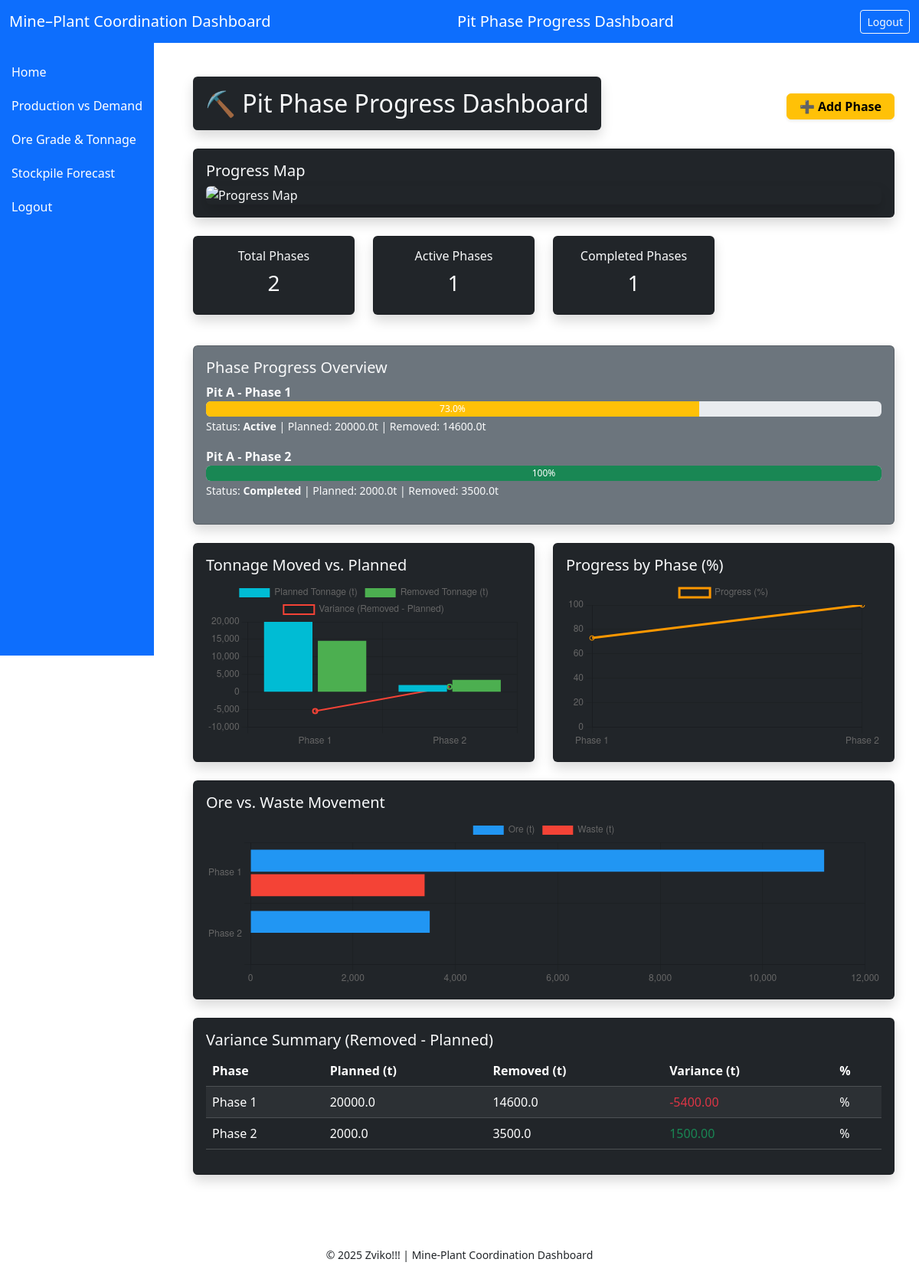
The app's page /dashboard/phase_progress/ with its own data.
### dashboard/models.py (models this page shows, shortened)
class PhaseSchedule(models.Model):
    mine_phase = models.OneToOneField('MinePhase', on_delete=models.CASCADE, related_name='schedule')
    planned_start = models.DateField(null=True, blank=True)
    planned_end = models.DateField(null=True, blank=True)
    planned_tonnage = models.FloatField(default=0)
    removed_tonnage = models.FloatField(default=0)
    current_progress = models.FloatField(default=0)
    status = models.CharField(
        max_length=20,
        choices=[
            ('planned', 'Planned'),
            ('active', 'Active'),
            ('completed', 'Completed'),
        ],
        default='planned'
    )
    def update_removed_tonnage(self):
        total_removed = (
            self.mine_phase.production_records.aggregate(models.Sum('tonnage'))['tonnage__sum'] or 0
        )
        self.removed_tonnage = total_removed
        self.current_progress = self.progress_percent()
        self.update_status()
        self.save()
    def progress_percent(self):
        if self.planned_tonnage <= 0:
            return 0
        return round(min(100, (self.removed_tonnage / self.planned_tonnage) * 100), 1)
    def update_status(self):
        if self.current_progress == 0:
            self.status = 'planned'
        elif self.current_progress < 100:
            self.status = 'active'
        else:
            self.status = 'completed'

class MinePhase(models.Model):
    name = models.CharField(max_length=100)
    pit = models.CharField(max_length=100)
    phase_number = models.PositiveIntegerField()
    sequence_order = models.PositiveIntegerField()
    planned_start = models.DateField(null=True, blank=True)
    planned_end = models.DateField(null=True, blank=True)
    expected_grade = models.FloatField(null=True, blank=True, help_text="Expected average grade (g/t)")
    expected_tonnage = models.FloatField(null=True, blank=True, help_text="Expected total tonnage (t)")
    class Meta:
        ordering = ['sequence_order']

### dashboard/views.py (the view)
# urls.py: path('dashboard/phase_progress/', views.phase_progress_view, name='pit_phase_dashboard'),
def phase_progress_view(request):
    phases = PhaseSchedule.objects.select_related('mine_phase').all().order_by('mine_phase__sequence_order')
    """ Auto-refresh tonnage values """
    for p in phases:
        p.update_removed_tonnage()
    """ Filter by status """
    active_phases = phases.filter(status='active')
    completed_phases = phases.filter(status='completed')
    phase_names = [p.mine_phase.name for p in phases]
    planned_tonnage = [p.planned_tonnage for p in phases]
    removed_tonnage = [p.removed_tonnage for p in phases]
    progress_percentages = [p.current_progress for p in phases]
    variance = [(removed - planned) for removed, planned in zip(removed_tonnage, planned_tonnage)]
    variance_percent = [
        ((removed - planned) / planned) * 100 if planned else None
        for removed, planned in zip(removed_tonnage, planned_tonnage)
    ]
    variance_data = []
    for p in phases:
        planned = p.planned_tonnage
        removed = p.removed_tonnage
        var = removed - planned
        var_pct = ((removed - planned) / planned) * 100 if planned else None
        variance_data.append({
            'phase': p.mine_phase.name,
            'planned': planned,
            'removed': removed,
            'variance': round(var, 2),
            'variance_percent': round(var_pct, 2) if var_pct is not None else None,
        })
    ore_movement = []
    waste_movement = []
    for p in phases:
        records = p.mine_phase.production_records
        ore = records.filter(material_type='ore').aggregate(Sum('tonnage'))['tonnage__sum'] or 0
        waste = records.filter(material_type='waste').aggregate(Sum('tonnage'))['tonnage__sum'] or 0
        ore_movement.append(round(ore, 2))
        waste_movement.append(round(waste, 2))
    context = {
        "phases": phases,
        "active_phases_count": active_phases.count(),
        "completed_phases_count": completed_phases.count(),
        "phase_names": phase_names,
        "planned_tonnage": planned_tonnage,
        "removed_tonnage": removed_tonnage,
        "progress_percentages": progress_percentages,
        "ore_movement": ore_movement,
        "waste_movement": waste_movement,
        "variance": variance,
        "variance_percent": variance_percent,
        "variance_data": variance_data,
    }
    return render(request, 'dashboard/phase_progress.html', context)

### dashboard/templatetags/custom_tags.py (called while the page is built)
@register.filter
def zip_list(a, b):
    try:
        return zip(a, b)
    except Exception:
        return []

### dashboard/templates/dashboard/phase_progress.html (shortened to what this page needs)
{% extends "dashboard/base.html" %}
{% load static %}
{% load custom_tags %}
{% block content %}
<div class="container-fluid mt-4">
    <div class="d-flex justify-content-between align-items-center mb-3">
        <h2 class="text-light bg-dark p-3 rounded shadow">⛏️ Pit Phase Progress Dashboard</h2>
        <a href="{% url 'add-phaseschedule' %}" class="btn btn-warning fw-semibold shadow-sm px-3 py-1"
            style="border-radius: 6px;">
            ➕ Add Phase
        </a>
    </div>
    <div class="card bg-dark text-light p-3 mb-4 shadow">
        <h5>Progress Map</h5>
        <img alt="Progress Map" class="img-fluid rounded shadow">
    </div>
    <div class="row text-center mb-4">
        <div class="col-md-3 mb-3">
            <div class="card bg-dark text-light p-3 shadow">
                <h6>Total Phases</h6>
                <h3>{{ phases|length }}</h3>
            </div>
        </div>
        <div class="col-md-3 mb-3">
            <div class="card bg-dark text-light p-3 shadow">
                <h6>Active Phases</h6>
                <h3>{{ active_phases_count }}</h3>
            </div>
        </div>
        <div class="col-md-3 mb-3">
            <div class="card bg-dark text-light p-3 shadow">
                <h6>Completed Phases</h6>
                <h3>{{ completed_phases_count }}</h3>
            </div>
        </div>
    </div>
    <div class="card bg-secondary p-3 text-light mb-4 shadow">
        <h5>Phase Progress Overview</h5>
        {% for p in phases %}
        <div class="mb-3">
            <strong>{{ p.mine_phase.pit }} - {{ p.mine_phase.name }}</strong>
            <div class="progress" style="height: 20px;">
                <div class="progress-bar
                    {% if p.status == 'completed' %}bg-success
                    {% elif p.status == 'active' %}bg-warning
                    {% else %}bg-info{% endif %}"
                    role="progressbar"
                    style="width: {{ p.current_progress }}%;">
                    {{ p.current_progress }}%
                </div>
            </div>
            <small>
                Status: <b>{{ p.status|title }}</b> |
                Planned: {{ p.planned_tonnage }}t |
                Removed: {{ p.removed_tonnage }}t
            </small>
        </div>
        {% empty %}
        <p>No phase progress data available.</p>
        {% endfor %}
    </div>
    <div class="row">
        <div class="col-md-6 mb-4">
            <div class="card bg-dark text-light p-3 shadow">
                <h5>Tonnage Moved vs. Planned</h5>
                <canvas id="tonnageChart" height="220"></canvas>
            </div>
        </div>
        <div class="col-md-6 mb-4">
            <div class="card bg-dark text-light p-3 shadow">
                <h5>Progress by Phase (%)</h5>
                <canvas id="progressChart" height="220"></canvas>
            </div>
        </div>
        <div class="col-md-12 mb-4">
            <div class="card bg-dark text-light p-3 shadow">
                <h5>Ore vs. Waste Movement</h5>
                <canvas id="oreWasteChart" height="220"></canvas>
            </div>
        </div>
    </div>
    <div class="card bg-dark text-light p-3 shadow mb-5">
        <h5>Variance Summary (Removed - Planned)</h5>
        <table class="table table-dark table-striped table-hover">
            <thead>
                <tr>
                    <th>Phase</th>
                    <th>Planned (t)</th>
                    <th>Removed (t)</th>
                    <th>Variance (t)</th>
                    <th>%</th>
                </tr>
            </thead>
            <tbody>
                {% for p, var in phases|zip_list:variance %}
                <tr>
                    <td>{{ p.mine_phase.name }}</td>
                    <td>{{ p.planned_tonnage }}</td>
                    <td>{{ p.removed_tonnage }}</td>
                    <td class="{% if var >= 0 %}text-success{% else %}text-danger{% endif %}">
                        {{ var|floatformat:2 }}
                    </td>
                    <td>{{ variance_percent|floatformat:2 }}%</td>
                </tr>
                {% endfor %}
            </tbody>
        </table>
    </div>
</div>
<script>
const phaseNames = {{ phase_names|safe }};
const plannedTonnage = {{ planned_tonnage|safe }};
const removedTonnage = {{ removed_tonnage|safe }};
const variance = {{ variance|safe }};
const progressPercentages = {{ progress_percentages|safe }};
const oreMovement = {{ ore_movement|safe }};
const wasteMovement = {{ waste_movement|safe }};
const varianceColors = variance.map(v => v >= 0 ? 'rgba(76, 175, 80, 1)' : 'rgba(244, 67, 54, 1)');
// --- Tonnage Chart ---
new Chart(document.getElementById('tonnageChart'), {
    type: 'bar',
    data: {
        labels: phaseNames,
        datasets: [
            { label: 'Planned Tonnage (t)', data: plannedTonnage, backgroundColor: '#00bcd4' },
            { label: 'Removed Tonnage (t)', data: removedTonnage, backgroundColor: '#4caf50' },
            {
                label: 'Variance (Removed - Planned)',
                data: variance,
                type: 'line',
                borderColor: varianceColors,
                borderWidth: 2,
                fill: false,
                tension: 0.3
            }
        ]
    },
    options: { responsive: true, scales: { y: { beginAtZero: true } } }
});
// --- Progress Chart ---
new Chart(document.getElementById('progressChart'), {
    type: 'line',
    data: {
        labels: phaseNames,
        datasets: [
            { label: 'Progress (%)', data: progressPercentages, borderColor: '#ff9800', fill: false, tension: 0.4 }
        ]
    },
    options: {
        scales: { y: { beginAtZero: true, max: 100 } }
    }
});
// --- Ore vs Waste Chart ---
new Chart(document.getElementById('oreWasteChart'), {
    type: 'bar',
    data: {
        labels: phaseNames,
        datasets: [
            { label: 'Ore (t)', data: oreMovement, backgroundColor: '#2196f3' },
            { label: 'Waste (t)', data: wasteMovement, backgroundColor: '#f44336' }
        ]
    },
    options: {
        indexAxis: 'y',
        scales: { x: { beginAtZero: true } }
    }
});
</script>
{% endblock %}

### dashboard/templates/dashboard/base.html (shortened to what this page needs)
<!DOCTYPE html>
<html lang="en">
<head>
    <link rel="stylesheet" href="https://cdn.jsdelivr.net/npm/bootstrap@5.3.3/dist/css/bootstrap.min.css">
</head>
<body>
    <nav class="navbar navbar-dark bg-primary fixed-top" style="height: var(--navbar-height);">
        <div class="container-fluid">
            <a class="navbar-brand" href="{% url 'mine_plant_dashboard' %}">Mine–Plant Coordination Dashboard</a>
            <a class="navbar-brand" href="{% url 'pit_phase_dashboard' %}">Pit Phase Progress Dashboard</a>
            <a class="btn btn-outline-light btn-sm" href="#">Logout</a>
        </div>
    </nav>
    <div id="sidebar" class="d-flex flex-column">
        <nav class="nav flex-column">
            <a class="nav-link {% if request.resolver_match.url_name == 'home_dashboard' %}active{% endif %}"
               href="{% url 'home_dashboard' %}">Home</a>
            <a class="nav-link {% if request.resolver_match.url_name == 'production-vs-demand' %}active{% endif %}"
               href="{% url 'production-vs-demand' %}">Production vs Demand</a>
            <a class="nav-link {% if request.resolver_match.url_name == 'ore-grade-tonnage' %}active{% endif %}"
               href="{% url 'ore-grade-tonnage' %}">Ore Grade & Tonnage</a>
            <a class="nav-link {% if request.resolver_match.url_name == 'stockpile-forecast' %}active{% endif %}"
               href="{% url 'stockpile-forecast' %}">Stockpile Forecast</a>
            <a class="nav-link" href="#">Logout</a>
        </nav>
    </div>
    <div id="content">
        {% block content %}{% endblock %}
    </div>
    <footer class="text-center mt-4 mb-4">
        <small>&copy; 2025 Zviko!!! | Mine-Plant Coordination Dashboard</small>
    </footer>
</body>
</html>

### dashboard/templates/dashboard/base.html (style rules this page uses)
body { min-height: 100vh; display: flex; flex-direction: column; }
:root { --navbar-height: 56px; }
#sidebar { min-width: 200px; max-width: 220px; height: 100vh; position: fixed; top: var(--navbar-height); left: 0; background-color: #0d6efd; padding-top: 1rem; }
#sidebar .nav-link { color: #fff; padding: 10px 15px; }
#content { margin-left: 220px; padding: calc(var(--navbar-height) + 20px) 20px 20px 20px; flex: 1; }
footer { flex-shrink: 0; }

### records on screen
PhaseSchedule: mine_phase.pit "Pit A", mine_phase.name "Phase 1", current_progress "73.0", status "Active", planned_tonnage "20000.0", removed_tonnage "14600.0", var "-5400.00"
PhaseSchedule: mine_phase.pit "Pit A", mine_phase.name "Phase 2", current_progress "100", status "Completed", planned_tonnage "2000.0", removed_tonnage "3500.0", var "1500.00"

### other values on screen
{{ phases|length }} "2"
{{ active_phases_count }} "1"
{{ completed_phases_count }} "1"
chart data {{ phase_names|safe }} ['Phase 1', 'Phase 2']
chart data {{ planned_tonnage|safe }} [20000.0, 2000.0]
chart data {{ removed_tonnage|safe }} [14600.0, 3500.0]
chart data {{ variance|safe }} [-5400.0, 1500.0]
